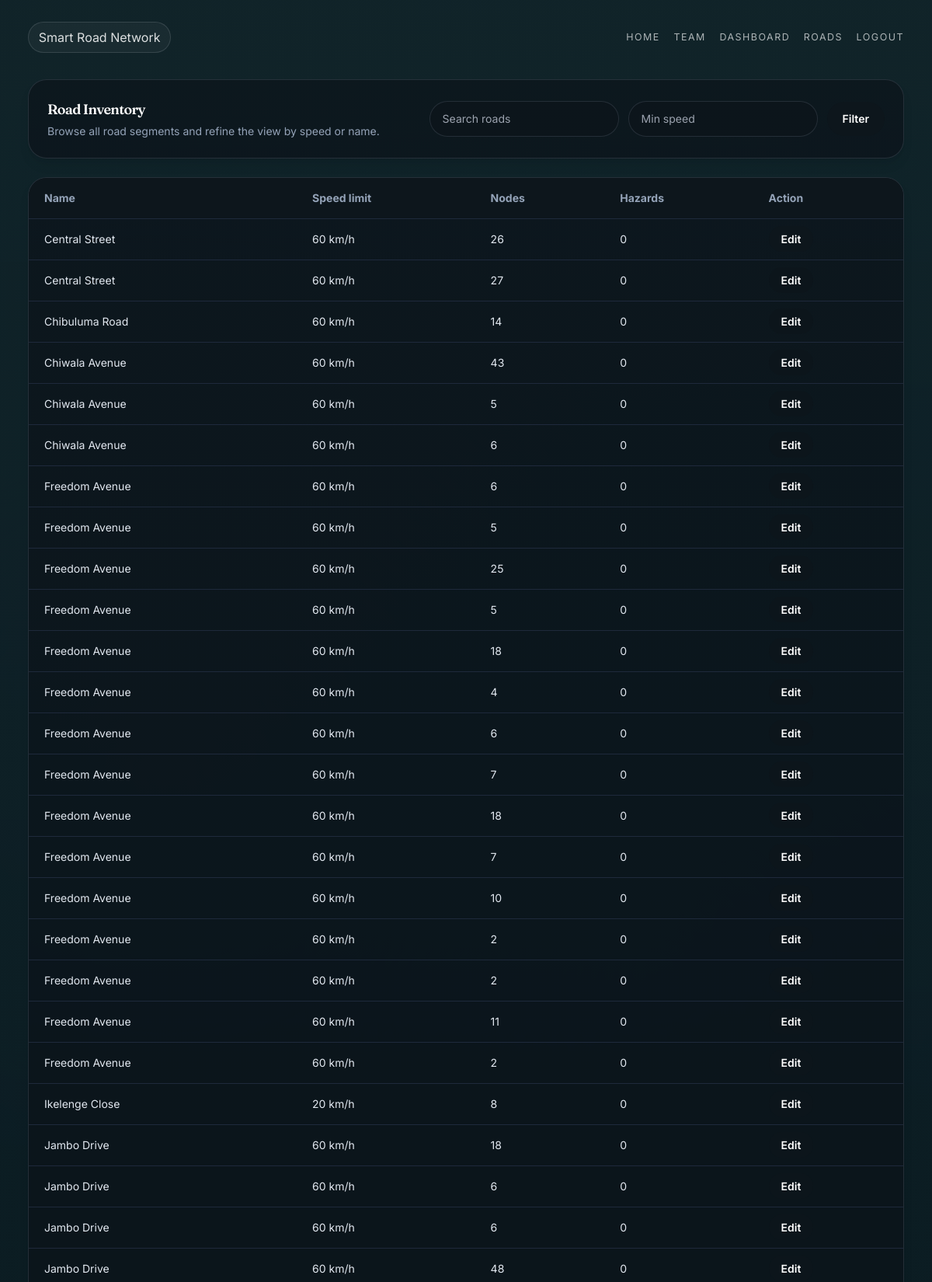
The page /roads/ (signed in, upper part) on the database its author committed.
### api/models.py (models this page shows, shortened)
class Road(models.Model):
    name = models.CharField(max_length=128)
    speed_limit = models.PositiveIntegerField()
    created_at = models.DateTimeField(auto_now_add=True)
    updated_at = models.DateTimeField(auto_now=True)
    class Meta:
        ordering = ['name']

### dashboard/views.py (the view)
# urls.py: path('roads/', roads_view, name='dashboard-roads'),
@login_required(login_url='login')
def roads_view(request):
    query = request.GET.get('q', '').strip()
    min_speed = request.GET.get('min_speed', '').strip()
    roads = Road.objects.annotate(
        node_count=Count('nodes'),
        hazard_count=Count('hazards'),
    ).order_by('name')
    if query:
        roads = roads.filter(name__icontains=query)
    if min_speed.isdigit():
        roads = roads.filter(speed_limit__gte=int(min_speed))
    return render(request, 'dashboard/roads.html', {
        'page': 'roads',
        'roads': roads,
        'query': query,
        'min_speed': min_speed,
    })

### dashboard/templates/dashboard/roads.html (shortened to what this page needs)
{% extends 'dashboard/base.html' %}
{% block content %}
<div class="grid gap-6 xl:grid-cols-[1.4fr_0.6fr]">
    <div class="space-y-6">
        <div class="rounded-3xl border border-slate-800 bg-slate-950/90 p-6 shadow-lg shadow-slate-950/10">
            <div class="flex flex-col gap-4 md:flex-row md:items-center md:justify-between">
                <div>
                    <h2 class="text-lg font-semibold text-white">Road Inventory</h2>
                    <p class="mt-1 text-sm text-slate-400">Browse all road segments and refine the view by speed or name.</p>
                </div>
                <form method="get" class="grid w-full gap-3 sm:flex sm:w-auto sm:items-center">
                    <input name="q" value="{{ query }}" placeholder="Search roads" class="w-full rounded-3xl border border-slate-800 bg-slate-950/80 px-4 py-3 text-sm text-white outline-none focus:border-sky-400" />
                    <input name="min_speed" value="{{ min_speed }}" placeholder="Min speed" type="number" class="w-full rounded-3xl border border-slate-800 bg-slate-950/80 px-4 py-3 text-sm text-white outline-none focus:border-sky-400" />
                    <button type="submit" class="rounded-3xl bg-sky-500 px-5 py-3 text-sm font-semibold text-white transition hover:bg-sky-400">Filter</button>
                </form>
            </div>
        </div>
        <div class="overflow-hidden rounded-3xl border border-slate-800 bg-slate-950/90 shadow-lg shadow-slate-950/10">
            <table class="w-full border-collapse text-left text-sm text-slate-200">
                <thead class="bg-slate-900/95 text-slate-400">
                    <tr>
                        <th class="border-b border-slate-800 px-5 py-4">Name</th>
                        <th class="border-b border-slate-800 px-5 py-4">Speed limit</th>
                        <th class="border-b border-slate-800 px-5 py-4">Nodes</th>
                        <th class="border-b border-slate-800 px-5 py-4">Hazards</th>
                        <th class="border-b border-slate-800 px-5 py-4">Action</th>
                    </tr>
                </thead>
                <tbody>
                    {% for road in roads %}
                    <tr class="border-b border-slate-800 hover:bg-slate-900/80">
                        <td class="px-5 py-4">{{ road.name }}</td>
                        <td class="px-5 py-4">{{ road.speed_limit }} km/h</td>
                        <td class="px-5 py-4">{{ road.node_count }}</td>
                        <td class="px-5 py-4">{{ road.hazard_count }}</td>
                        <td class="px-5 py-4">
                            <a href="{% url 'dashboard-road-editor' %}?road_id={{ road.id }}" class="rounded-2xl bg-emerald-500 px-4 py-2 text-sm font-semibold text-white transition hover:bg-emerald-400">Edit</a>
                        </td>
                    </tr>
                    {% empty %}
                    <tr>
                        <td colspan="5" class="px-5 py-6 text-center text-slate-400">No roads found with the current filter.</td>
                    </tr>
                    {% endfor %}
                </tbody>
            </table>
        </div>
    </div>
</div>
{% endblock %}

### dashboard/templates/dashboard/base.html (style rules this page uses)
:root { --bg-deep: #091d26; --bg-mid: #0c2a36; --panel: rgba(17, 35, 42, 0.72); --panel-solid: rgba(14, 31, 38, 0.92); --panel-soft: rgba(255, 255, 255, 0.08); --card: rgba(255, 255, 255, 0.06); --line: rgba(220, 234, 235, 0.14); --text: #edf7f9; --muted: rgba(237,247,249,0.7); --muted-2: rgba(237,247,249,0.55); --gold: #d7c59f; --mint: #91c0b4; --sky: #d0e7f6; --shadow: rgba(5, 14, 18, 0.42); }
* { box-sizing: border-box; }
html { scroll-behavior: smooth; }
body { margin: 0; min-height: 100vh; font-family: 'Inter', sans-serif; color: var(--text); background: radial-gradient(circle at top, rgba(160, 203, 212, 0.15), transparent 22%), linear-gradient(180deg, #90afb6 0%, #6a8088 20%, #1d3b46 42%, #081d26 100%); overflow-x: hidden; }
h1, h2, h3, h4 { font-family: 'Fraunces', serif; letter-spacing: -0.04em; margin: 0; }
body[data-page="dashboard"] .content-wrap .rounded-3xl, body[data-page="dashboard"] .content-wrap .rounded-2xl, body[data-page="dashboard"] .content-wrap table thead, body[data-page="dashboard"] .content-wrap .bg-slate-950\/90, body[data-page="dashboard"] .content-wrap .bg-slate-900, body[data-page="dashboard"] .content-wrap .bg-slate-900\/95 { background: rgba(13, 21, 28, 0.82) !important; border-color: rgba(148, 163, 184, 0.18) !important; }

### rows shown on the page
Road: name "Central Street", speed_limit "60", node_count "26", hazard_count "0"
Road: name "Central Street", speed_limit "60", node_count "27", hazard_count "0"
Road: name "Chibuluma Road", speed_limit "60", node_count "14", hazard_count "0"
Road: name "Chiwala Avenue", speed_limit "60", node_count "43", hazard_count "0"
Road: name "Chiwala Avenue", speed_limit "60", node_count "5", hazard_count "0"
Road: name "Chiwala Avenue", speed_limit "60", node_count "6", hazard_count "0"
Road: name "Freedom Avenue", speed_limit "60", node_count "6", hazard_count "0"
Road: name "Freedom Avenue", speed_limit "60", node_count "5", hazard_count "0"
Road: name "Freedom Avenue", speed_limit "60", node_count "25", hazard_count "0"
Road: name "Freedom Avenue", speed_limit "60", node_count "5", hazard_count "0"
Road: name "Freedom Avenue", speed_limit "60", node_count "18", hazard_count "0"
Road: name "Freedom Avenue", speed_limit "60", node_count "4", hazard_count "0"
Road: name "Freedom Avenue", speed_limit "60", node_count "6", hazard_count "0"
Road: name "Freedom Avenue", speed_limit "60", node_count "7", hazard_count "0"
Road: name "Freedom Avenue", speed_limit "60", node_count "18", hazard_count "0"
Road: name "Freedom Avenue", speed_limit "60", node_count "7", hazard_count "0"
Road: name "Freedom Avenue", speed_limit "60", node_count "10", hazard_count "0"
Road: name "Freedom Avenue", speed_limit "60", node_count "2", hazard_count "0"
Road: name "Freedom Avenue", speed_limit "60", node_count "2", hazard_count "0"
Road: name "Freedom Avenue", speed_limit "60", node_count "11", hazard_count "0"
Road: name "Freedom Avenue", speed_limit "60", node_count "2", hazard_count "0"
Road: name "Ikelenge Close", speed_limit "20", node_count "8", hazard_count "0"
Road: name "Jambo Drive", speed_limit "60", node_count "18", hazard_count "0"
Road: name "Jambo Drive", speed_limit "60", node_count "6", hazard_count "0"
Road: name "Jambo Drive", speed_limit "60", node_count "6", hazard_count "0"
Road: name "Jambo Drive", speed_limit "60", node_count "48", hazard_count "0"
